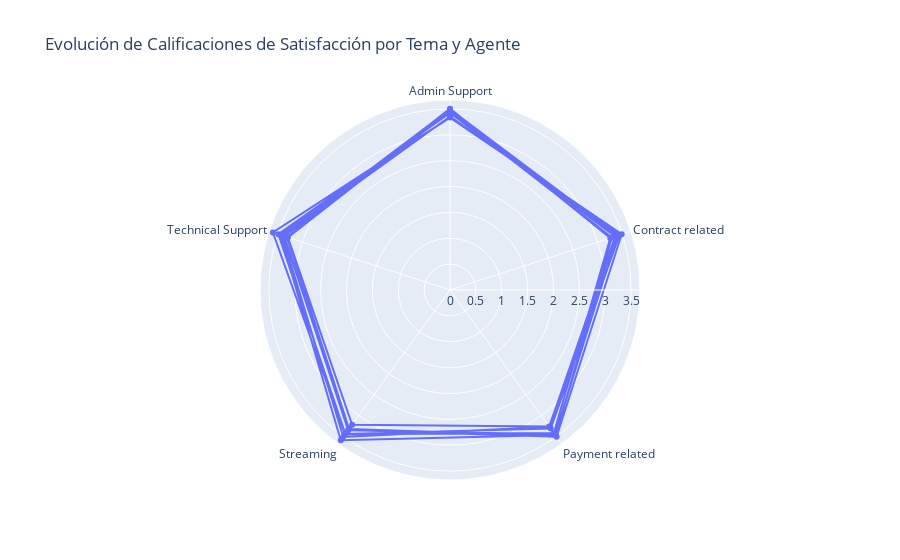

Notebook code for this chart:
### Code cell
# Tu DataFrame con los datos
# Supongamos que se llama df_calificaciones
# Asegúrate de tener los datos cargados en df_calificaciones

import plotly.express as px

# Tu DataFrame con los datos
# Supongamos que se llama df_calificaciones
# Asegúrate de tener los datos cargados en df_calificaciones

import plotly.express as px

fig = px.line_polar(df_agente, 
                theta='Tema', 
                r='Calificación de satisfacción', 
                title='Evolución de Calificaciones de Satisfacción por Tema y Agente',
                labels={'Calificación de satisfacción': 'Calificación'},markers=True,line_close=True)


fig.show()

### Figure 1 — Plotly figure (JSON) as saved in the notebook; plotly's stock layout.template omitted (floating-point values rounded to 4 significant figures)
{"data": [{"hovertemplate": "Calificación=%{r}<br>Tema=%{theta}<extra></extra>", "legendgroup": "", "line": {"color": "#636efa", "dash": "solid"}, "marker": {"symbol": "circle"}, "mode": "markers+lines", "name": "", "r": [3.44, 3.287, 3.482, 3.319, 3.313, 3.506, 3.257, 3.415, 3.447, 3.6, 3.333, 3.489, 3.505, 3.343, 3.375, 3.352, 3.444, 3.311, 3.441, 3.489, 3.422, 3.355, 3.266, 3.51, 3.408, 3.495, 3.417, 3.26, 3.219, 3.294, 3.467, 3.383, 3.463, 3.59, 3.451, 3.426, 3.402, 3.453, 3.349, 3.367, 3.44], "showlegend": false, "subplot": "polar", "theta": ["Admin Support", "Contract related", "Payment related", "Streaming", "Technical Support", "Admin Support", "Contract related", "Payment related", "Streaming", "Technical Support", "Admin Support", "Contract related", "Payment related", "Streaming", "Technical Support", "Admin Support", "Contract related", "Payment related", "Streaming", "Technical Support", "Admin Support", "Contract related", "Payment related", "Streaming", "Technical Support", "Admin Support", "Contract related", "Payment related", "Streaming", "Technical Support", "Admin Support", "Contract related", "Payment related", "Streaming", "Technical Support", "Admin Support", "Contract related", "Payment related", "Streaming", "Technical Support", "Admin Support"], "type": "scatterpolar"}], "layout": {"legend": {"tracegroupgap": 0}, "polar": {"angularaxis": {"direction": "clockwise", "rotation": 90}, "domain": {"x": [0, 1], "y": [0, 1]}}, "title": {"text": "Evolución de Calificaciones de Satisfacción por Tema y Agente"}}}
